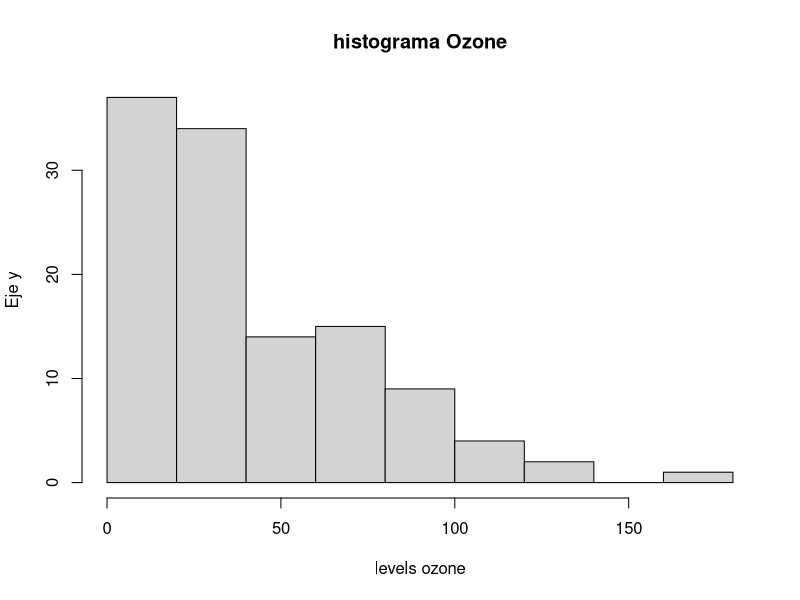
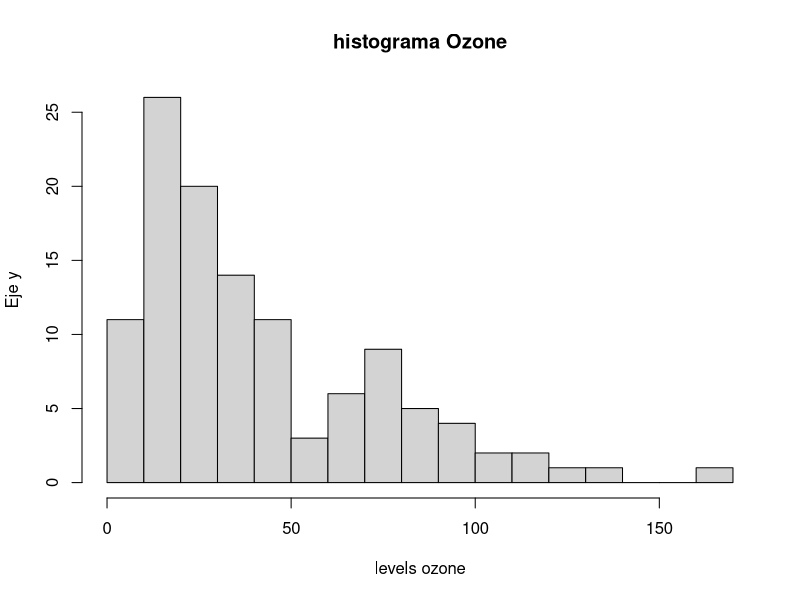

The R script that drew these images, in order: (Note: this script raises an error after producing the figures.)
# ==============================================================================
# UNIVERSIDAD DE COSTA RICA  -  ESCUELA DE ESTADISTICA
# XS-0129  PROGRAMACION PARA ESTADISTICA I
# ------------------------------------------------------------------------------
# PRACTICA SEMANA 11: CONSTRUCCION DE GRAFICOS CON R
# MODALIDAD: TRABAJO COLABORATIVO EN GIT / GITHUB
# Valor: 1% adicional sobre nota de curso
# Fecha entrega máxima: martes 26/05/2026
# Entrega esperada: documento PDF con enlace a repositorio
# ==============================================================================
#
# Esta practica se realiza EN PAREJAS o EN GRUPOS DE TRES personas.
# El grupo entrega un UNICO archivo .R, pero administrado de forma colaborativa
# en un repositorio de GitHub. Cada integrante DEBE aportar al menos un ejercicio
# con sus propios commits, de modo que el historial demuestre la participacion
# individual de cada quien.
#
# ------------------------------------------------------------------------------
# DATOS DEL GRUPO
# ------------------------------------------------------------------------------
# Integrante A: ______________________  Carne: __________  GitHub: ____________
# Integrante B: ______________________  Carne: __________  GitHub: ____________
# Integrante C: ______________________  Carne: __________  GitHub: ____________
#               (deje en blanco si el grupo es de dos personas)
#
# ------------------------------------------------------------------------------
# OBJETIVOS DE APRENDIZAJE
# ------------------------------------------------------------------------------
#   1. Construir e interpretar graficos con el paquete base de R.
#   2. Aplicar la gramatica de graficos del paquete ggplot2 por capas.
#   3. Representar informacion geografica mediante mapas en R.
#   4. INVESTIGAR de forma autonoma otras librerias de visualizacion de R,
#      documentarlas y compararlas con las herramientas vistas en clase.
#   5. Utilizar Git y GitHub para versionar y desarrollar codigo de forma
#      COLABORATIVA (clonar, ramas, commits, pull requests y fusiones).
#
# ==============================================================================
# INSTRUCCIONES GENERALES
# ==============================================================================
#   - Trabajen DENTRO de este mismo archivo .R. Escriban su codigo debajo de
#     cada enunciado, en las lineas marcadas con ">>> ESCRIBA SU CODIGO AQUI".
#   - NO borren los enunciados (lineas que inician con #). Forman parte de la
#     entrega y permiten evaluar la practica.
#   - Cuando se pida COMENTAR o INTERPRETAR, escriban la respuesta como
#     comentario (#) justo debajo del codigo correspondiente.
#   - El archivo debe ejecutarse SIN ERRORES de principio a fin. Verifiquenlo
#     con source() o Ctrl+Shift+Enter (RStudio) antes de la entrega final.
#   - Cada ejercicio indica su INTEGRANTE RESPONSABLE entre corchetes, por
#     ejemplo  [Responsable: Integrante B]. Esa persona debe escribir el codigo
#     y subirlo con SUS PROPIOS commits (ver Parte 5).
#   - Esta practica vale 100 puntos. La distribucion aparece en cada parte.
#   - Todos los ejercicios deben estar completos y no debe haber commits 
#     luego de las 11:59 de hoy 26/05/2026
#
# ------------------------------------------------------------------------------
# REPARTO DE EJERCICIOS ENTRE INTEGRANTES
# ------------------------------------------------------------------------------
#   Integrante A : Ej 1.1, Ej 1.4, Ej 2.1, Ej 2.4, Ej 3.2  + redacta el README
#   Integrante B : Ej 1.2, Ej 1.5, Ej 2.2, Ej 2.5, Ej 3.3  + Ficha 4.2
#   Integrante C : Ej 1.3, Ej 1.6, Ej 2.3, Ej 3.1, Ej 4.4
#   TODO EL GRUPO: Parte 0, Ej 4.1 (eleccion de libreria) y Ej 4.3 (ejemplo).
#
#   * SI EL GRUPO ES DE DOS PERSONAS: no existe Integrante C. Repartan sus
#     ejercicios de forma equitativa entre A y B y ANOTEN aqui como quedaron:
#     Ej 1.3 -> ____   Ej 1.6 -> ____   Ej 2.3 -> ____   Ej 3.1 -> ____
#     Ej 4.4 -> ____
#
#   El reparto busca que cada persona practique graficos base, ggplot2 y mapas.
#   Esta permitido AYUDARSE entre integrantes, pero cada quien debe SUBIR con
#   sus propios commits los ejercicios de los que es responsable.
#
# ------------------------------------------------------------------------------
# CONJUNTOS DE DATOS
# ------------------------------------------------------------------------------
#   Se trabajara con datasets incluidos en la instalacion base de R, por lo que
#   NO se requiere descargar archivos. Exploren su documentacion con help():
#       help("airquality")   # calidad del aire (Nueva York, 1973)
#       help("mtcars")       # caracteristicas de 32 automoviles
#       help("iris")         # medidas de tres especies de flores
#       help("ToothGrowth")  # crecimiento dental en conejillos de indias
# ==============================================================================


# ==============================================================================
# PARTE 0 - PREPARACION DEL ENTORNO  (5 puntos)   [Responsable: TODO EL GRUPO]
# ==============================================================================
#
# 0.1  Limpien el entorno de trabajo y carguen los datos que utilizaran.
#      Verifiquen la estructura y un resumen de cada conjunto de datos.

rm(list = ls())          # limpia el entorno
data("airquality")
data("mtcars")
data("iris")
data("ToothGrowth")

# >>> ESCRIBA SU CODIGO AQUI: use str() y summary() sobre airquality y mtcars.

str(airquality)
summary(airquality)
str(mtcars)
summary(mtcars)


# 0.2  En un comentario, indiquen cuantas observaciones y cuantas variables
#      tiene 'airquality' y mencionen si contiene valores faltantes (NA).
#
# Respuesta 0.2: _______________________________________________________________

# airquality tiene 153 observaciones y si contiene valores NA

# ==============================================================================
# PARTE 1 - GRAFICOS BASE DE R  (25 puntos)
# ==============================================================================
# Recuerden los argumentos comunes de las funciones graficas base:
#   main  = titulo        xlab / ylab = etiquetas de ejes
#   col   = color         xlim / ylim = limites de los ejes
#   pch   = tipo de punto border = color del borde
# ------------------------------------------------------------------------------

# ------------------------------------------------------------------------------
# Ejercicio 1.1  GRAFICO DE BARRAS  (4 pts)        [Responsable: Integrante A]
# ------------------------------------------------------------------------------
# Construya un grafico de barras VERTICAL de la variable airquality$Wind.
# Asignele un titulo, una etiqueta de eje y un color de su eleccion.

# >>> ESCRIBA SU CODIGO AQUI:



# ------------------------------------------------------------------------------
# Ejercicio 1.2  HISTOGRAMA  (4 pts)               [Responsable: Integrante B]
# ------------------------------------------------------------------------------
# Construya un histograma de airquality$Ozone. Modifique el argumento 'breaks'
# para obtener al menos dos versiones (por ejemplo breaks = 5 y breaks = 15).
# COMENTE como cambia la interpretacion al variar el numero de clases.

# >>> ESCRIBA SU CODIGO AQUI:

hist(airquality$Ozone,
     breaks = 6,
     main = "histograma Ozone",
     xlab = "levels ozone",
     ylab = "Eje y")

hist(airquality$Ozone,
     breaks =16,
     main = "histograma Ozone",
     xlab = "levels ozone",
     ylab = "Eje y")


# Comentario 1.2: ______________________________________________________________

# Al agregar diferentes valores de break lo uqe cambia son la cantidad de barras creadas en el histograma



# ------------------------------------------------------------------------------
# Ejercicio 1.3  DIAGRAMA DE CAJAS  (4 pts)        [Responsable: Integrante C]
# ------------------------------------------------------------------------------
# Construya un diagrama de cajas de airquality$Temp SEGUN el mes (Temp ~ Month).
# Pista: use la formula  boxplot(Temp ~ Month, data = airquality, ...).
# Interprete: en que mes se observa la mayor temperatura mediana.

# >>> ESCRIBA SU CODIGO AQUI:



# Comentario 1.3: ______________________________________________________________



# ------------------------------------------------------------------------------
# Ejercicio 1.4  DIAGRAMA DE DISPERSION  (4 pts)   [Responsable: Integrante A]
# ------------------------------------------------------------------------------
# Construya un grafico de dispersion entre airquality$Temp (eje X) y
# airquality$Ozone (eje Y). Use pch = 19 y describa la relacion observada.

# >>> ESCRIBA SU CODIGO AQUI:



# Comentario 1.4: ______________________________________________________________



# ------------------------------------------------------------------------------
# Ejercicio 1.5  GRAFICO DE PIE  (4 pts)           [Responsable: Integrante B]
# ------------------------------------------------------------------------------
# A partir de mtcars, cuente cuantos automoviles tienen 4, 6 y 8 cilindros
# (variable 'cyl') y represente esa distribucion en un grafico de pie.
# Agregue al grafico el PORCENTAJE correspondiente a cada categoria.
# Pista: table(mtcars$cyl) y construya las etiquetas con paste0() y round().

# >>> ESCRIBA SU CODIGO AQUI:



# ------------------------------------------------------------------------------
# Ejercicio 1.6  MULTIPLES GRAFICOS Y EXPORTACION  (5 pts)  [Resp.: Integrante C]
# ------------------------------------------------------------------------------
# a) Use par(mfrow = c(1, 2)) para colocar DOS graficos base de su eleccion
#    lado a lado. Restablezca el panel con par(mfrow = c(1, 1)) al terminar.
# b) Exporte uno de sus graficos a un archivo PNG usando png() ... dev.off().
#    IMPORTANTE: agregue ese .png al .gitignore (vea la Parte 5) para NO
#    versionar imagenes generadas automaticamente.

# >>> ESCRIBA SU CODIGO AQUI:



# ==============================================================================
# PARTE 2 - GRAFICOS CON ggplot2  (20 puntos)
# ==============================================================================
# Recuerden la estructura por CAPAS de la gramatica de graficos:
#   ggplot(datos, aes(...)) +   # datos + mapeo estetico
#       geom_*()            +   # geometria (puntos, barras, lineas...)
#       scale_*()           +   # escalas (colores, ejes)
#       facet_*()           +   # paneles por subconjuntos
#       labs()              +   # titulos y etiquetas
#       theme_*()               # apariencia general
# ------------------------------------------------------------------------------

# 2.0  Instalen (si es necesario) y carguen el paquete.
# install.packages("ggplot2")   # descomente solo si aun no lo tiene instalado
library(ggplot2)

# ------------------------------------------------------------------------------
# Ejercicio 2.1  PRIMER GRAFICO ggplot2  (4 pts)   [Responsable: Integrante A]
# ------------------------------------------------------------------------------
# Reproduzca el diagrama de dispersion del Ejercicio 1.4 (Temp vs Ozone) pero
# ahora con ggplot2 y geom_point().

# >>> ESCRIBA SU CODIGO AQUI:



# ------------------------------------------------------------------------------
# Ejercicio 2.2  MAPEO ESTETICO  (4 pts)           [Responsable: Integrante B]
# ------------------------------------------------------------------------------
# Al grafico anterior, agregue dentro de aes() el COLOR del punto segun el mes.
# Pista: como 'Month' es numerica, conviertala con factor(Month).
# COMENTE que aporta esta tercera variable a la lectura del grafico.

# >>> ESCRIBA SU CODIGO AQUI:



# Comentario 2.2: ______________________________________________________________



# ------------------------------------------------------------------------------
# Ejercicio 2.3  GEOMETRIAS ADICIONALES Y FACETAS  (4 pts)  [Resp.: Integrante C]
# ------------------------------------------------------------------------------
# Sobre el grafico del 2.2, agregue:
#   - una capa geom_smooth(method = "lm") para mostrar la tendencia lineal;
#   - un facet_wrap(~ Month) para separar un panel por mes.

# >>> ESCRIBA SU CODIGO AQUI:



# ------------------------------------------------------------------------------
# Ejercicio 2.4  GRAFICO DE BARRAS CON ggplot2  (4 pts)  [Resp.: Integrante A]
# ------------------------------------------------------------------------------
# Con el dataset 'iris', construya un grafico de barras que muestre el promedio
# de Sepal.Length por especie (Species). Use stat = "summary", fun = "mean".

# >>> ESCRIBA SU CODIGO AQUI:



# ------------------------------------------------------------------------------
# Ejercicio 2.5  PERSONALIZACION COMPLETA  (4 pts) [Responsable: Integrante B]
# ------------------------------------------------------------------------------
# Tome cualquiera de los graficos anteriores y combine TODAS las capas:
# labs() con titulo, subtitulo, etiquetas de ejes y fuente; un scale_*() para
# personalizar colores; y un theme_*() distinto al predeterminado.

# >>> ESCRIBA SU CODIGO AQUI:



# ==============================================================================
# PARTE 3 - GRAFICOS CON MAPAS  (15 puntos)
# ==============================================================================
# 3.0  Instalen (si es necesario) y carguen el paquete 'maps'.
# install.packages("maps", dep = TRUE)   # descomente si aun no lo tiene
library(maps)

# ------------------------------------------------------------------------------
# Ejercicio 3.1  MAPA BASE  (5 pts)                [Responsable: Integrante C]
# ------------------------------------------------------------------------------
# Dibuje el mapa del mundo con map(database = "world").
# Luego dibuje UNICAMENTE el mapa de un pais a su eleccion.
# Pista: map("world", regions = "Costa Rica", fill = TRUE, col = "lightgreen").

# >>> ESCRIBA SU CODIGO AQUI:



# ------------------------------------------------------------------------------
# Ejercicio 3.2  MAPA POLIGONAL CON ggplot2  (5 pts)  [Resp.: Integrante A]
# ------------------------------------------------------------------------------
# Use map_data() para obtener el contorno de un pais o region y dibujelo con
# ggplot2 + geom_polygon(). Aplique coord_quickmap() para corregir la escala.
# Pista:
#   region <- map_data("world", region = "Costa Rica")
#   ggplot(region, aes(long, lat, group = group)) +
#       geom_polygon(...) + coord_quickmap()

# >>> ESCRIBA SU CODIGO AQUI:



# ------------------------------------------------------------------------------
# Ejercicio 3.3  AGREGAR PUNTOS AL MAPA  (5 pts)   [Responsable: Integrante B]
# ------------------------------------------------------------------------------
# Sobre el mapa anterior, agregue uno o varios puntos con coordenadas conocidas
# (por ejemplo, la ciudad donde vive cada integrante del grupo). Use geom_point()
# y, opcionalmente, geom_text() o annotate() para etiquetar el punto.
# Pista: San Jose, Costa Rica  ->  long = -84.09, lat = 9.93

# >>> ESCRIBA SU CODIGO AQUI:



# ==============================================================================
# PARTE 4 - INVESTIGACION: OTRAS LIBRERIAS DE GRAFICOS EN R  (20 puntos)
# ==============================================================================
#
# El ecosistema de R ofrece MUCHAS librerias de visualizacion mas alla del
# paquete base, ggplot2 y maps. En esta parte el grupo debera INVESTIGAR de
# forma autonoma y aplicar una de ellas.
#
# ------------------------------------------------------------------------------
# 4.1  SELECCION DE LA LIBRERIA  (2 pts)           [Responsable: TODO EL GRUPO]
# ------------------------------------------------------------------------------
# Elijan UNA libreria de la siguiente lista (o propongan otra y consultenla con
# la persona docente). Anoten su eleccion en el comentario indicado.
#
#   GRAFICOS INTERACTIVOS
#     - plotly        : convierte graficos en interactivos (zoom, hover).
#     - highcharter   : graficos interactivos basados en Highcharts.
#     - dygraphs      : series de tiempo interactivas.
#
#   EXTENSIONES DE ggplot2
#     - ggridges      : graficos de densidad superpuestos ("joyplots").
#     - gganimate     : animaciones a partir de graficos ggplot2.
#     - patchwork     : combina varios graficos ggplot2 en un mismo panel.
#     - ggpubr        : graficos con apariencia "lista para publicar".
#     - ggthemes      : temas y paletas adicionales para ggplot2.
#
#   MAPAS INTERACTIVOS
#     - leaflet       : mapas interactivos con marcadores y capas.
#     - tmap          : mapas tematicos (modo estatico e interactivo).
#
#   GRAFICOS ESPECIALIZADOS
#     - corrplot      : visualizacion de matrices de correlacion.
#     - treemap       : mapas de arbol (treemaps) jerarquicos.
#     - GGally        : matrices de graficos y graficos de pares.
#     - wordcloud     : nubes de palabras.
#     - lattice       : sistema de graficos alternativo (graficos en celosia).
#
# Libreria elegida: ____________________________________________________________
# Justifiquen en una o dos lineas por que la eligieron:
#   ___________________________________________________________________________
#
# ------------------------------------------------------------------------------
# 4.2  FICHA DE DOCUMENTACION  (6 pts)             [Responsable: Integrante B]
# ------------------------------------------------------------------------------
# Investiguen en la documentacion oficial (CRAN, viñetas, sitio del paquete) y
# COMPLETEN la siguiente ficha como comentarios. Indiquen las fuentes.
#
#   a) Nombre del paquete y autor(es) principales:
#      _________________________________________________________________________
#   b) Para que tipo de visualizaciones se utiliza:
#      _________________________________________________________________________
#   c) Funcion(es) principal(es) del paquete y que hace cada una:
#      _________________________________________________________________________
#   d) Una ventaja y una limitacion frente al paquete base o ggplot2:
#      Ventaja:    ______________________________________________________________
#      Limitacion: ______________________________________________________________
#   e) Fuentes consultadas (al menos dos, con su enlace):
#      1) _______________________________________________________________________
#      2) _______________________________________________________________________
#
# ------------------------------------------------------------------------------
# 4.3  EJEMPLO APLICADO  (8 pts)                   [Responsable: TODO EL GRUPO]
# ------------------------------------------------------------------------------
# Instalen y carguen la libreria elegida. Luego construyan UN grafico funcional
# con alguno de los datasets de esta practica (airquality, mtcars, iris o
# ToothGrowth). El grafico debe tener titulo y etiquetas de ejes claras.
# Documenten cada paso con comentarios.
#
# SUGERENCIA DE COLABORACION: este ejercicio es del grupo completo. Trabajenlo
# en una rama compartida (por ejemplo 'feature/parte4') y resuelvan en conjunto
# cualquier conflicto de fusion que aparezca.

# install.packages("__________")   # escriba aqui el nombre de su libreria
# library(__________)

# >>> ESCRIBA SU CODIGO AQUI:



# ------------------------------------------------------------------------------
# 4.4  COMPARACION Y REFLEXION  (4 pts)            [Responsable: Integrante C]
# ------------------------------------------------------------------------------
# Reproduzca un grafico EQUIVALENTE o lo mas parecido posible al del punto 4.3
# usando el paquete base o ggplot2. Luego responda en comentarios:
#
#   a) Que diferencias noto en la cantidad y claridad del codigo:
#      _________________________________________________________________________
#   b) En que situacion recomendaria usar la libreria investigada y en cual
#      preferiria el paquete base o ggplot2:
#      _________________________________________________________________________

# >>> ESCRIBA AQUI EL GRAFICO EQUIVALENTE CON BASE O ggplot2:



# ==============================================================================
# PARTE 5 - TRABAJO COLABORATIVO CON GIT Y GITHUB  (15 puntos)
# ==============================================================================
#
# Esta parte NO se "programa" en R: se EVIDENCIA en el repositorio de GitHub del
# grupo. Sigan el flujo de trabajo descrito abajo. Todos los comandos de Git se
# escriben en la TERMINAL del sistema (no en la consola de R), o pueden usar el
# panel Git de RStudio / GitHub Desktop si lo prefieren.
#
# ------------------------------------------------------------------------------
# 5.1  CREACION Y CONFIGURACION DEL REPOSITORIO  (4 pts)
# ------------------------------------------------------------------------------
# a) UNA sola persona del grupo crea en GitHub un repositorio llamado:
#       XS0129-P11-Apellido1-Apellido2
#    Configurelo como público e inicialicelo con un archivo README.md.
#
# b) Esa persona agrega como COLABORADORES (Settings > Collaborators) a:
#       - cada integrante del grupo (con su usuario de GitHub), y
#       - el usuario de la persona docente:  __________________ (a indicar).
#
# c) Cada integrante CLONA el repositorio en su computadora:
#       git clone https://github.com/usuario/XS0129-P11-Apellido1-Apellido2.git
#
# d) Coloquen este archivo .R dentro del repositorio y configuren su identidad
#    (la primera vez en cada computadora):
#       git config --global user.name  "Nombre Apellido"
#       git config --global user.email "correo@ucr.ac.cr"
#
# ------------------------------------------------------------------------------
# 5.2  ARCHIVOS DEL REPOSITORIO  (3 pts)
# ------------------------------------------------------------------------------
# El repositorio debe contener al menos:
#   - Practica_Semana_11_-_Graficos_en_R.R   (este archivo)
#   - README.md   : redactado por el Integrante A. Debe incluir el nombre del
#                   curso, los integrantes del grupo y una breve descripcion.
#   - .gitignore  : debe ignorar archivos generados (por ejemplo *.png del
#                   Ejercicio 1.6, la carpeta .Rproj.user/ y el archivo .Rhistory).
#
#   Contenido sugerido para .gitignore:
#       .Rhistory
#       .RData
#       .Rproj.user/
#       *.png
#
# ------------------------------------------------------------------------------
# 5.3  FLUJO DE TRABAJO POR RAMAS Y COMMITS  (5 pts)
# ------------------------------------------------------------------------------
# Cada integrante trabaja sus ejercicios asignados en SU PROPIA RAMA y luego
# los integra mediante un Pull Request. Pasos para cada integrante:
#
#   1) Actualizar la rama principal y crear la rama personal:
#        git checkout main
#        git pull origin main
#        git checkout -b parte-integranteA      # use su letra: A, B o C
#
#   2) Escribir el codigo de SUS ejercicios en este archivo y guardarlo.
#
#   3) Registrar el avance con commits. Haga UN COMMIT POR EJERCICIO, usando
#      mensajes claros que incluyan el numero del ejercicio. Ejemplos:
#        git add Practica_Semana_11_-_Graficos_en_R.R
#        git commit -m "Ej 1.1: grafico de barras vertical de Wind"
#        git commit -m "Ej 2.1: dispersion Temp vs Ozone con ggplot2"
#
#   4) Subir la rama al repositorio remoto:
#        git push origin parte-integranteA
#
#   5) En GitHub, abrir un PULL REQUEST de su rama hacia 'main'. Otro
#      integrante debe REVISARLO y aprobarlo antes de fusionarlo (merge).
#
# REQUISITO MINIMO VERIFICABLE: en el historial (git log o la pestaña Insights
# de GitHub) debe constar que CADA integrante realizo, como minimo, UN commit
# por cada ejercicio del que es responsable, con su propia cuenta de GitHub.
#
# ------------------------------------------------------------------------------
# 5.4  RESOLUCION DE CONFLICTOS Y BITACORA  (3 pts)
# ------------------------------------------------------------------------------
# Como todos editan el mismo archivo, es probable que aparezca al menos un
# CONFLICTO DE FUSION al hacer merge. Resuelvanlo en conjunto y, una vez
# terminada la practica, completen abajo una breve bitacora del trabajo.
#
#   BITACORA DEL GRUPO (responder como comentarios):
#   a) Cuantas ramas y cuantos pull requests crearon en total:
#      _________________________________________________________________________
#   b) Describan brevemente un conflicto de fusion que enfrentaron y como lo
#      resolvieron (o expliquen como lo evitaron):
#      _________________________________________________________________________
#   c) Que aprendio el grupo sobre el trabajo colaborativo con Git:
#      _________________________________________________________________________
#
# ==============================================================================
# RUBRICA DE EVALUACION (resumen)
# ==============================================================================
#   Parte 0  - Preparacion del entorno ............................   5 pts
#   Parte 1  - Graficos base de R .................................  25 pts
#   Parte 2  - Graficos con ggplot2 ...............................  20 pts
#   Parte 3  - Graficos con mapas .................................  15 pts
#   Parte 4  - Investigacion de otras librerias ...................  20 pts
#   Parte 5  - Trabajo colaborativo con Git y GitHub ..............  15 pts
#                                                            TOTAL = 100 pts
#
#   CONSIDERACIONES SOBRE LA NOTA DE GRUPO:
#   - Se descuentan hasta 5 puntos si el archivo NO se ejecuta completo sin
#     errores o si se eliminan los enunciados originales.
#   - El historial de commits es individual: si un integrante NO presenta
#     commits propios de sus ejercicios asignados, esos puntos NO se le
#     acreditan, aunque el ejercicio aparezca resuelto en el archivo final.
#   - La entrega consiste en compartir la URL del repositorio (con la persona
#     docente ya agregada como colaboradora). NO se reciben archivos por correo.
#
# ==============================================================================
# FIN DE LA PRACTICA - SEMANA 11
# ==============================================================================



barplot()
